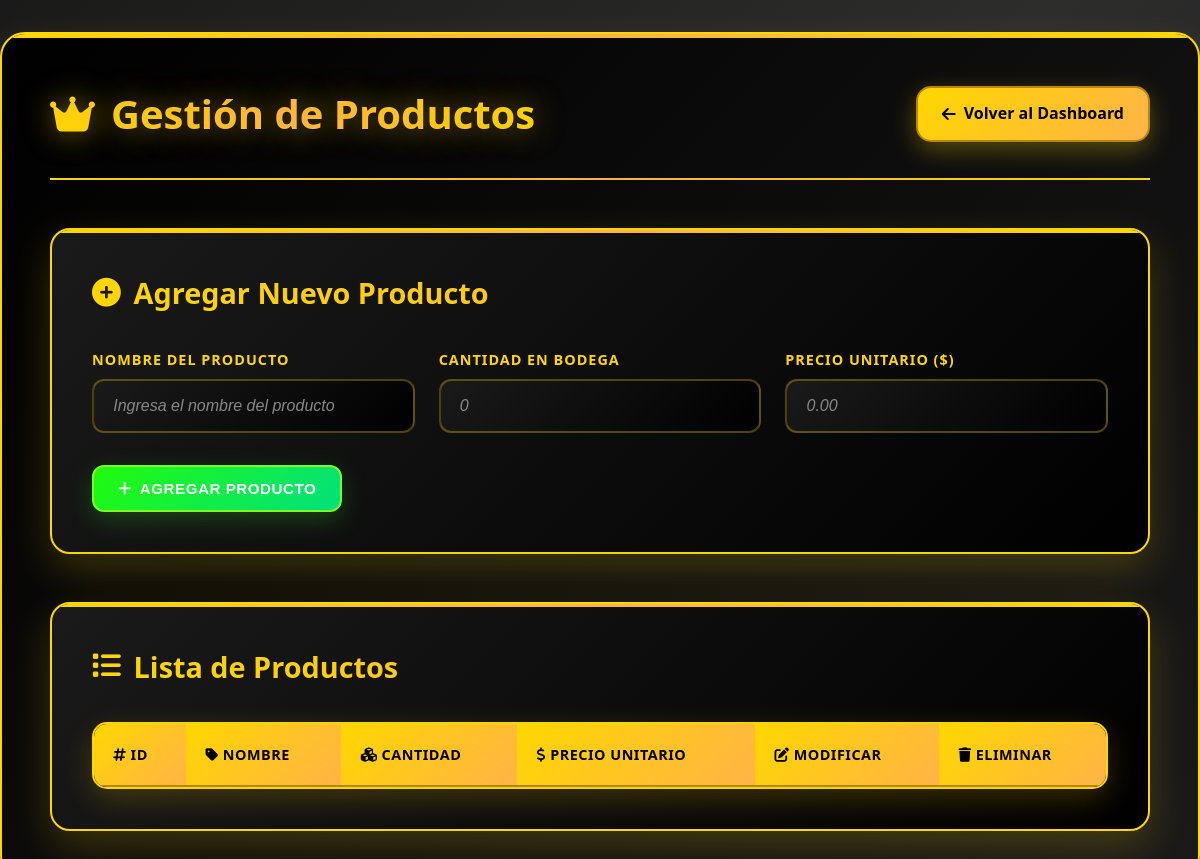
The page /productos (signed in) on the database as committed earlier.
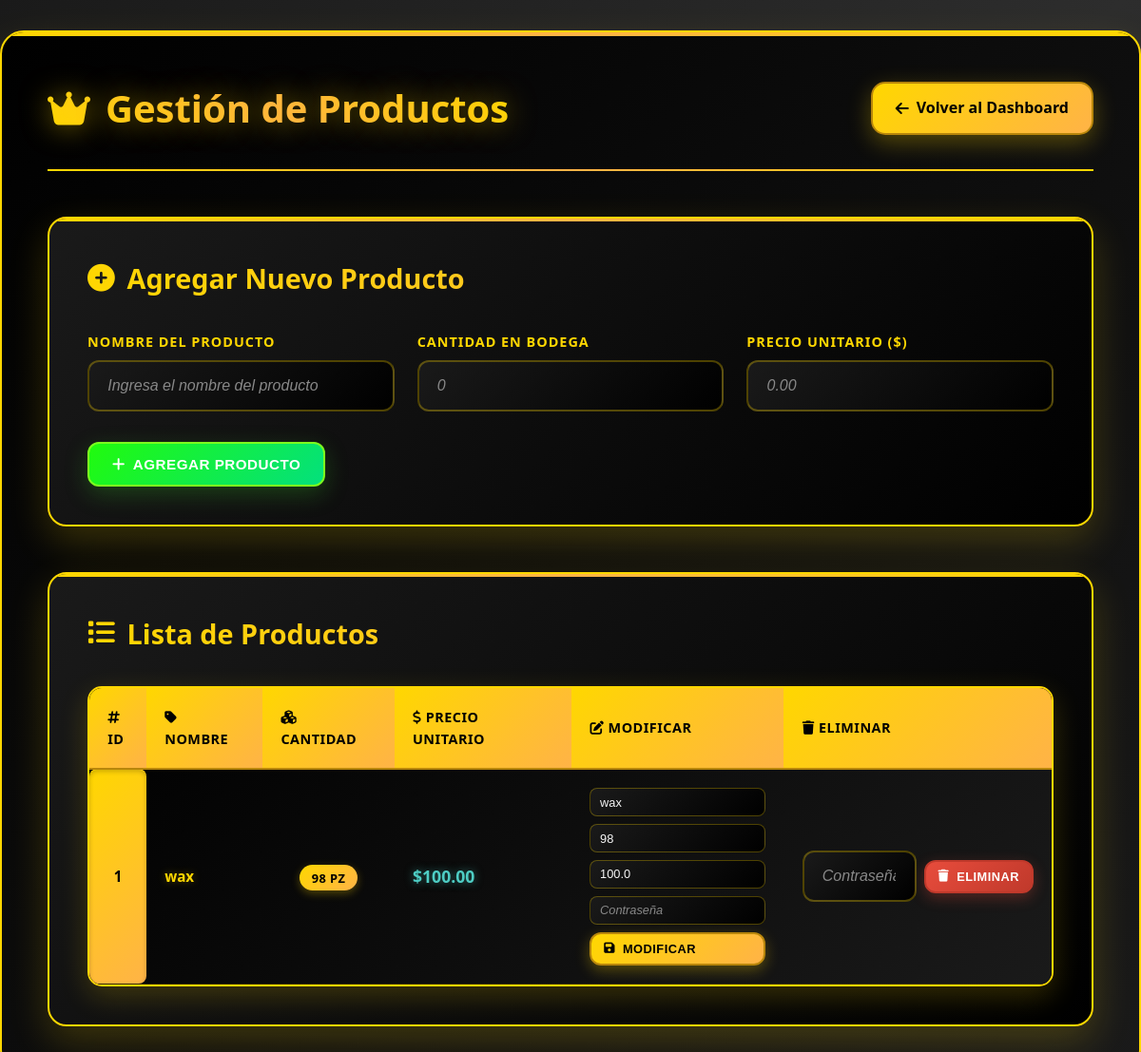
The same page on the database as committed later.
### tables this page shows
CREATE TABLE productos (
            id INTEGER PRIMARY KEY AUTOINCREMENT,
            nombre TEXT NOT NULL UNIQUE,
            cantidad INTEGER NOT NULL,
            precio_unitario REAL NOT NULL
        );

### app.py (the view, shortened to what this page needs)
@app.route('/productos', methods=['GET', 'POST'])
def productos():
    if 'user_id' not in session:
        return redirect(url_for('login'))
    conn = sqlite3.connect(DB_PATH)
    cursor = conn.cursor()
    cursor.execute('''
        CREATE TABLE IF NOT EXISTS productos (
            id INTEGER PRIMARY KEY AUTOINCREMENT,
            nombre TEXT NOT NULL UNIQUE,
            cantidad INTEGER NOT NULL,
            precio_unitario REAL NOT NULL
        )
    ''')
    cursor.execute("SELECT * FROM productos")
    productos_list = cursor.fetchall()
    conn.close()
    return render_template('productos.html', productos=productos_list)

### templates/productos.html (shortened to what the changed rows need)
<!DOCTYPE html>
<html lang="es">
<head>
    <link href="https://cdnjs.cloudflare.com/ajax/libs/font-awesome/6.4.0/css/all.min.css" rel="stylesheet">
    <link rel="stylesheet" href="{{ url_for('static', filename='../static/css/productos.css') }}">
</head>
<body>
    <div class="container">
        <div class="header">
            <h2>
                <i class="fas fa-crown"></i>
                Gestión de Productos
            </h2>
        </div>
        <div class="table-section">
            <div class="table-wrapper">
                <table>
                    <thead>
                        <tr>
                            <th><i class="fas fa-hashtag"></i> ID</th>
                            <th><i class="fas fa-tag"></i> Nombre</th>
                            <th><i class="fas fa-cubes"></i> Cantidad</th>
                            <th><i class="fas fa-dollar-sign"></i> Precio Unitario</th>
                            <th><i class="fas fa-edit"></i> Modificar</th>
                            <th><i class="fas fa-trash"></i> Eliminar</th>
                        </tr>
                    </thead>
                    <tbody>
                        {% for prod in productos %}
                        <tr>
                            <td class="id-cell">{{ prod[0] }}</td>
                            <td><strong class="product-name">{{ prod[1] }}</strong></td>
                            <td class="quantity-cell">
                                <span class="badge">{{ prod[2] }} pz</span>
                            </td>
                            <td class="price-cell">${{ "%.2f"|format(prod[3]) }}</td>
                            <td>
                                <form method="post" class="action-form">
                                    <input type="text" name="nombre" value="{{ prod[1] }}" placeholder="Nombre" required>
                                    <input type="number" name="cantidad" value="{{ prod[2] }}" placeholder="Cantidad" required>
                                    <input type="number" step="0.01" name="precio" value="{{ prod[3] }}" placeholder="Precio" required>
                                    <input type="password" name="contraseña" placeholder="Contraseña" required>
                                    <button type="submit" class="btn btn-modify">
                                        <i class="fas fa-save"></i>
                                        Modificar
                                    </button>
                                </form>
                            </td>
                            <td>
                                <form method="post" class="inline-form">
                                    <input type="password" name="contraseña" placeholder="Contraseña" required style="width: 120px;">
                                    <button type="submit" class="btn btn-delete" onclick="return confirm('¿Estás seguro de que deseas eliminar este producto?')">
                                        <i class="fas fa-trash"></i>
                                        Eliminar
                                    </button>
                                </form>
                            </td>
                        </tr>
                        {% endfor %}
                    </tbody>
                </table>
            </div>
        </div>
    </div>
</body>
</html>

Rows that differ between the two databases and show on the page:
added productos: id "1", nombre "wax", cantidad "98", precio_unitario "100.00", precio "100.0"
